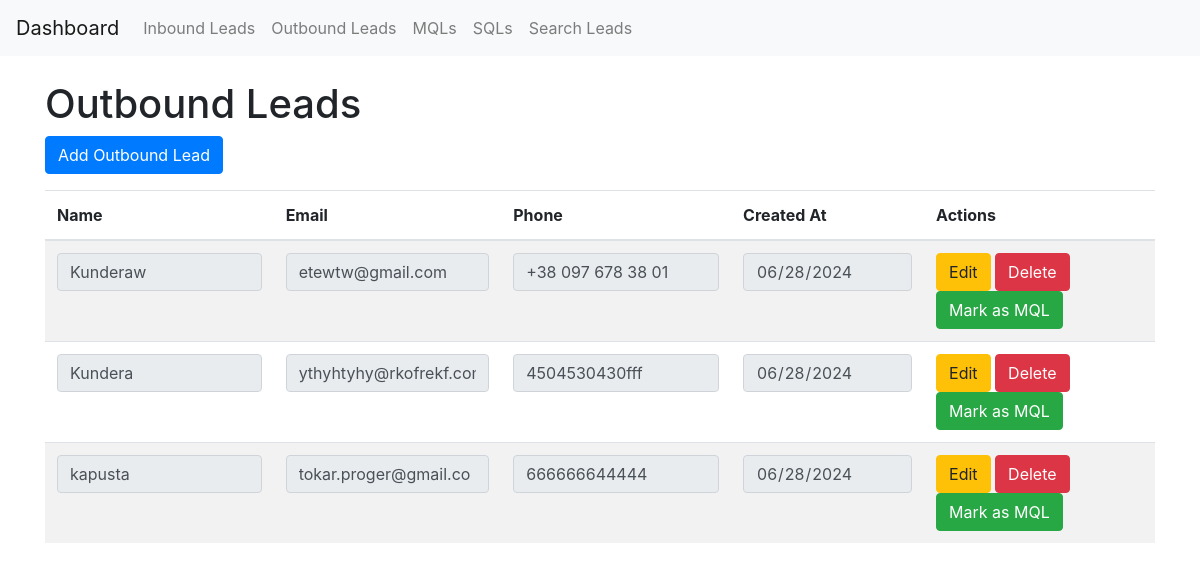
The page /outbound_leads on the database as committed earlier.
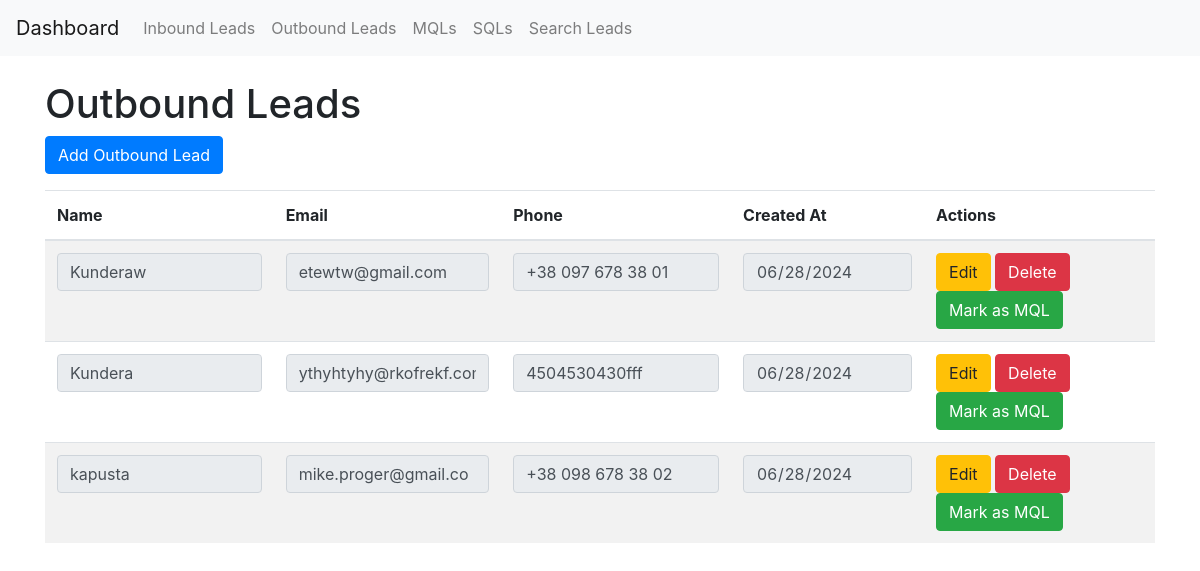
The same page on the database as committed later.
### app/models.py (models this page shows)
class OutboundLead(db.Model):
    id = db.Column(db.Integer, primary_key=True)
    name = db.Column(db.String(64), nullable=False)
    email = db.Column(db.String(120), unique=True, nullable=False)
    phone = db.Column(db.String(20))
    created_at = db.Column(db.DateTime, default=datetime.utcnow)
    qualification = db.Column(db.String(20), default='')
    mqls = db.relationship('MQL', backref='outbound_lead', lazy=True)

### app/routes.py (the view, shortened to what this page needs)
@app.route('/outbound_leads', methods=['GET', 'POST'])
def outbound_leads():
    leads = OutboundLead.query.all()
    return render_template('outbound_leads.html', title='Outbound Leads', leads=leads)

### app/templates/outbound_leads.html (shortened to what this page needs)
{% extends "base.html" %}
{% block content %}
  <h1>Outbound Leads</h1>
  <a href="{{ url_for('add_outbound_lead') }}" class="btn btn-primary mb-3">Add Outbound Lead</a>
  <table class="table table-striped">
    <thead>
      <tr>
        <th>Name</th>
        <th>Email</th>
        <th>Phone</th>
        <th>Created At</th>
        <th>Actions</th>
      </tr>
    </thead>
    <tbody>
      {% for lead in leads %}
        <tr>
          <form method="post">
            <td><input type="text" name="name_{{ lead.id }}" value="{{ lead.name }}" class="form-control" readonly></td>
            <td><input type="email" name="email_{{ lead.id }}" value="{{ lead.email }}" class="form-control" readonly></td>
            <td><input type="text" name="phone_{{ lead.id }}" value="{{ lead.phone }}" class="form-control" readonly></td>
            <td><input type="date" name="created_at_{{ lead.id }}" value="{{ lead.created_at.strftime('%Y-%m-%d') }}" class="form-control" readonly></td>
            <td>
              <button type="button" class="btn btn-warning" onclick="enableEditing({{ lead.id }})">Edit</button>
              <button type="submit" name="action" value="delete_{{ lead.id }}" class="btn btn-danger">Delete</button>
              <button type="submit" name="action" value="mql_{{ lead.id }}" class="btn btn-success">Mark as MQL</button>
            </td>
          </form>
        </tr>
      {% endfor %}
    </tbody>
  </table>
{% endblock %}

Rows that differ between the two databases and show on the page:
changed OutboundLead "kapusta": email "tokar.proger@gmail.co" → "mike.proger@gmail.co"; phone "666666644444" → "+38 098 678 38 02"
